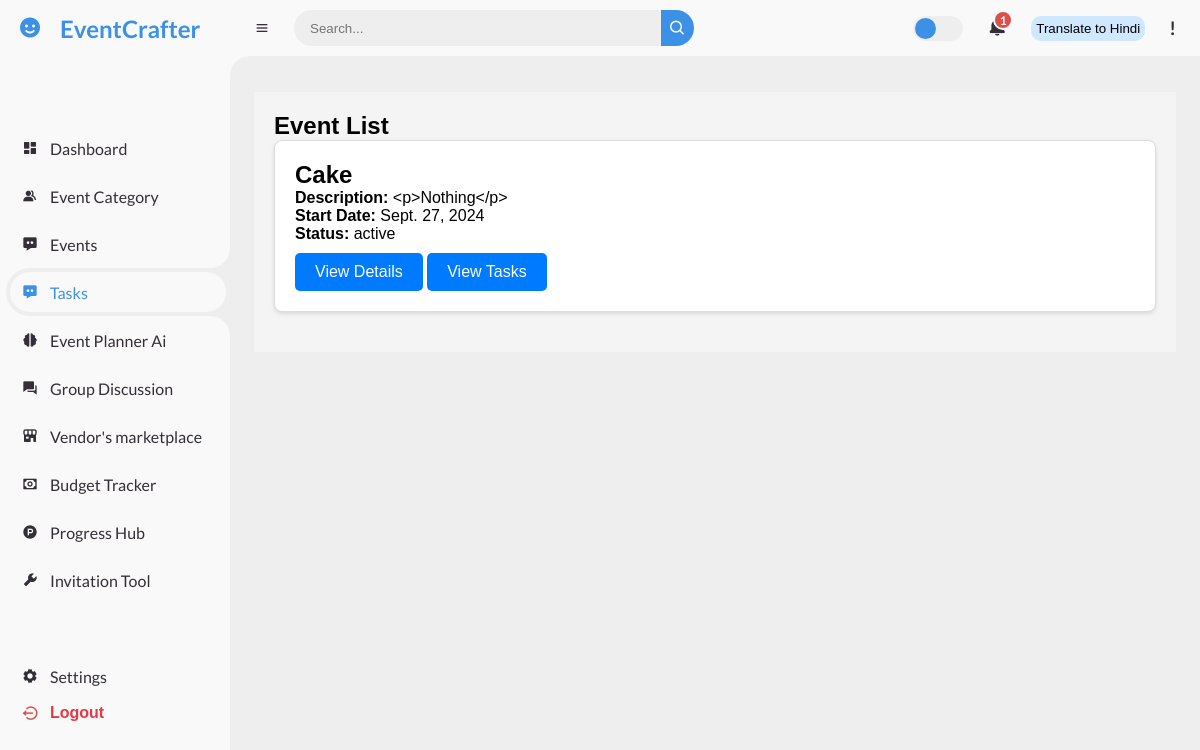
/events/events/, run on the app's committed database.
### events/models.py (models this page shows, shortened)
class Event(models.Model):
    category = models.ForeignKey(EventCategory, on_delete=models.CASCADE)
    name = models.CharField(max_length=255, unique=True)
    user = models.ForeignKey('auth.User', on_delete=models.CASCADE)
    description = RichTextUploadingField()
    venue = models.CharField(max_length=255)
    start_date = models.DateField()
    end_date = models.DateField()
    location = LocationField()
    points = models.PositiveIntegerField()
    maximum_attende = models.PositiveIntegerField()
    created_user = models.ForeignKey('auth.User', on_delete=models.CASCADE, blank=True, null=True, related_name='event_created_user')
    updated_user = models.ForeignKey('auth.User', on_delete=models.CASCADE, blank=True, null=True, related_name='event_updated_user')
    created_date = models.DateField(auto_now_add=True)
    updated_date = models.DateField(auto_now_add=True)
    status_choice = (
        ('upcoming', 'Upcoming'),
        ('active', 'Active'),
        ('completed', 'Completed'),
        ('cancel', 'Cancel'),
    )
    status = models.CharField(choices=status_choice, max_length=10)

### events/views.py (the view)
# urls.py: path('events/', event_list, name='event-list'),
def event_list(request):
    events = Event.objects.all()
    return render(request, 'event_list.html', {'events': events})

### templates/event_list.html (shortened to what this page needs)
{% extends 'base/base2.html' %}
{% block content %}
    <div id="event-list-container" class="container">
        <h1>Event List</h1>
        {% for event in events %}
        <div class="event-container">
            <h2>{{ event.name }}</h2>
            <p><strong>Description:</strong> {{ event.description }}</p>
            <p><strong>Start Date:</strong> {{ event.start_date }}</p>
            <p><strong>Status:</strong> {{ event.status }}</p>
            <a href="{% url 'event-detail' event.id %}" class="button">View Details</a>
            <a href="{% url 'event-tasks' event.id %}" class="button">View Tasks</a>
        </div>
        {% empty %}
        <p>No events available.</p>
        {% endfor %}
    </div>
{% endblock %}

### static/css/mentor_dashboard.css (style rules this page uses)
* { margin: 0; padding: 0; box-sizing: border-box; }
a { text-decoration: none; }
:root { --poppins: "Poppins", sans-serif; --lato: "Lato", sans-serif; --light: #f9f9f9; --blue: #3c91e6; --light-blue: #cfe8ff; --grey: #eee; --dark-grey: #aaaaaa; --dark: #342e37; --red: #db504a; --yellow: #ffce26; --light-yellow: #fff2c6; --orange: #fd7238; --light-orange: #ffe0d3; }
html { overflow-x: hidden; }
body { background: var(--grey); overflow-x: hidden; }

### templates/event_list.html (style rules this page uses)
#event-list-container { font-family: Arial, sans-serif; background-color: #f4f4f4; padding: 20px; }
#event-list-container .event-container { background-color: #fff; border: 1px solid #ddd; border-radius: 8px; padding: 20px; margin-bottom: 20px; box-shadow: 0 2px 4px rgba(0, 0, 0, 0.1); }
#event-list-container h2 { margin-top: 0; }
#event-list-container .button { padding: 10px 20px; background-color: #007bff; color: white; border: none; border-radius: 5px; text-decoration: none; display: inline-block; transition: background-color 0.3s; margin-top: 10px; }

### data on the page
Event: name "Cake", description "<p>Nothing</p>", start_date "Sept. 27, 2024", status "active"
